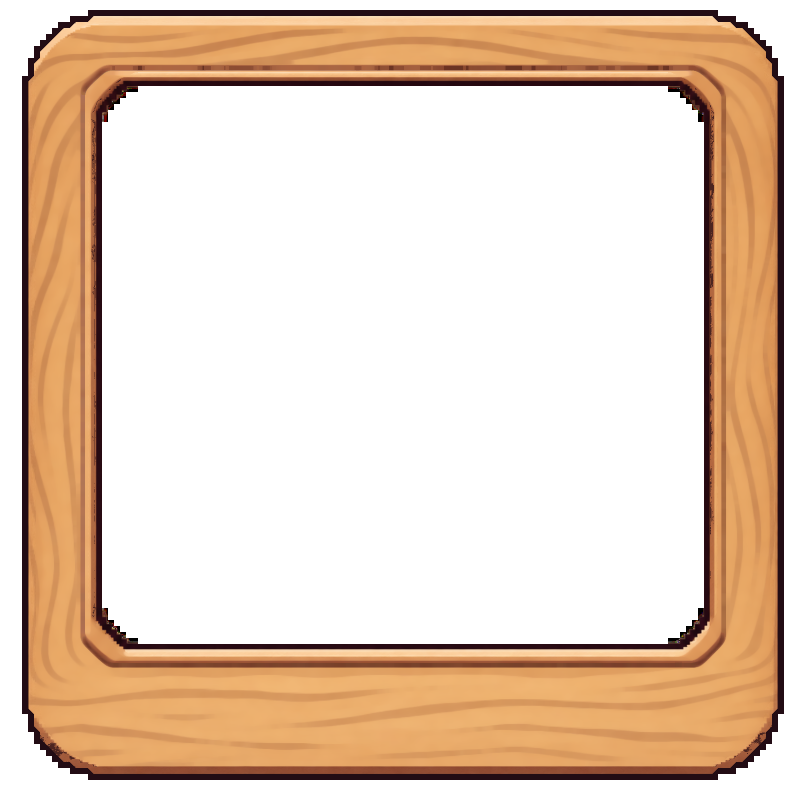
#> input picture docs/mockups/menu_frames/v3/brainstorm/wood_a.png, 1608 x 1576 px, given in place of mask_outer.png, which was not available (shown at 1/2 size)
$ python slide_wood.py
#> lines starting #> are read from the running program, lines starting #| are printed output that depends on the picture; after the words box and inside, x2 and y2 are one past the last pixel; in counts of white or black regions, pixels touching at a corner belong together
### tools/art/slide_preview.py
"""Menu slide previews exactly as the app will show them (the user, 2026-11-04): a slide study (any size,
the slide's proportions) fitted to the exact slide template on the game's pixel grid, then put in the
real menus at their in-app size and place.

  1. the fit: the study mapped piecewise (its outer edge to the template's mount, its window to the
     template's opening), so its window lands exactly on the template's; each art pixel (4 x 4 file px)
     its study block's commonest colour (its line colour where the block is mostly line); the template's
     outer shape and transparent opening applied (docs/mockups/menu_frames/v2_brief/mask_*.png)
  2. the menus: docs/mockups/menu_frames/current_{games,food,decor}_menu.png, the slide where the app
     draws it (2.19 x 2.30, nearest), the window and whatever sits on the slide (legend, dots, arrow)
     kept

Writes <out>/<name>_slide.png (402 x 394, as textures/menus/diapositive*.png) and
<out>/<name>_in_app.png (the three menus side by side, 1:1 with the phone's screen). With --hd: the
study itself at the slide's on-screen size (883 x 908, all its detail; hd()), <name>_slide_hd.png and
<name>_in_app_hd.png.

A preview only: it writes nothing into textures/. Lines thinner than one art pixel in the study come out
broken: draw them at least 1 art pixel (16 px on a 1608 x 1576 study) wide.

Run: .venv/bin/python tools/art/slide_preview.py <study.png> [<study.png> ...] --out <folder>
"""
import argparse
import os
import numpy as np
from PIL import Image
from scipy import ndimage

B = "docs/mockups/menu_frames/"
OUTER = np.array(Image.open(B + "v2_brief/mask_outer.png")) > 0
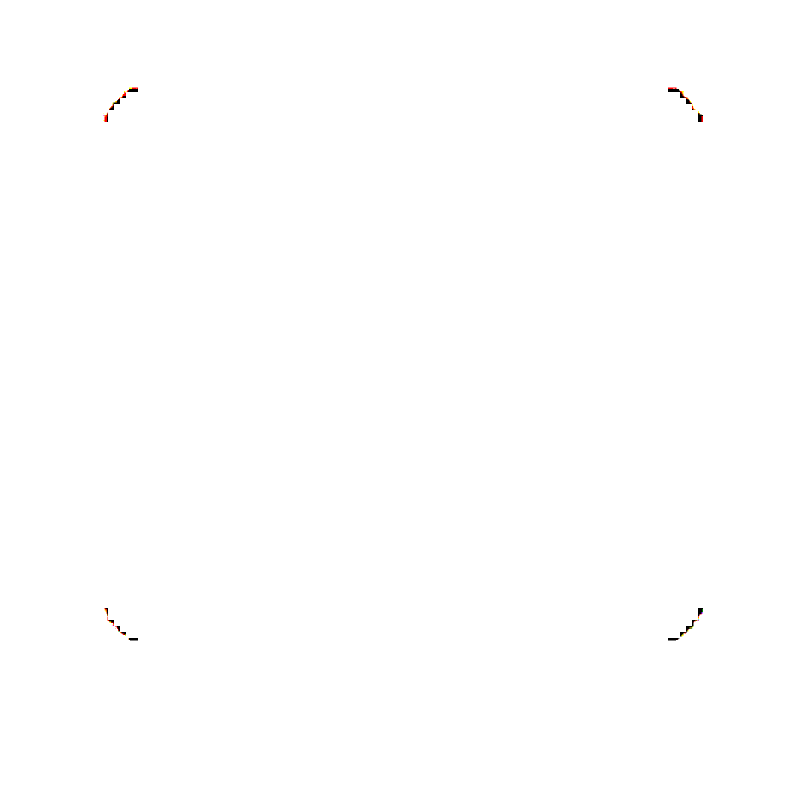
#> OUTER: shape (1576, 1608, 4) bool (shown at 1/2 size); mean R, G, B, A 0.389, 0.389, 0.389, 0.39; transparent parts drawn white
OPENING = np.array(Image.open(B + "v2_brief/mask_opening.png")) > 0
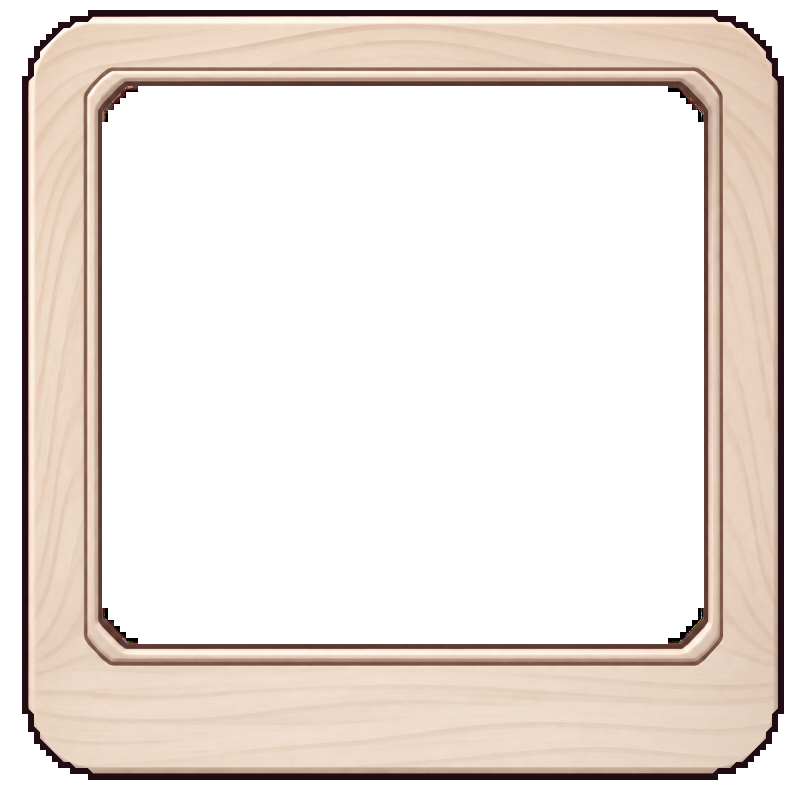
#> input picture docs/mockups/menu_frames/v4_brief/wood_b.png, 1608 x 1576 px, given in place of mask_opening.png, which was not available (shown at 1/2 size)
RING = np.array(Image.open("textures/menus/diapositive1_ring.png").convert("RGBA"))[..., 3] > 0
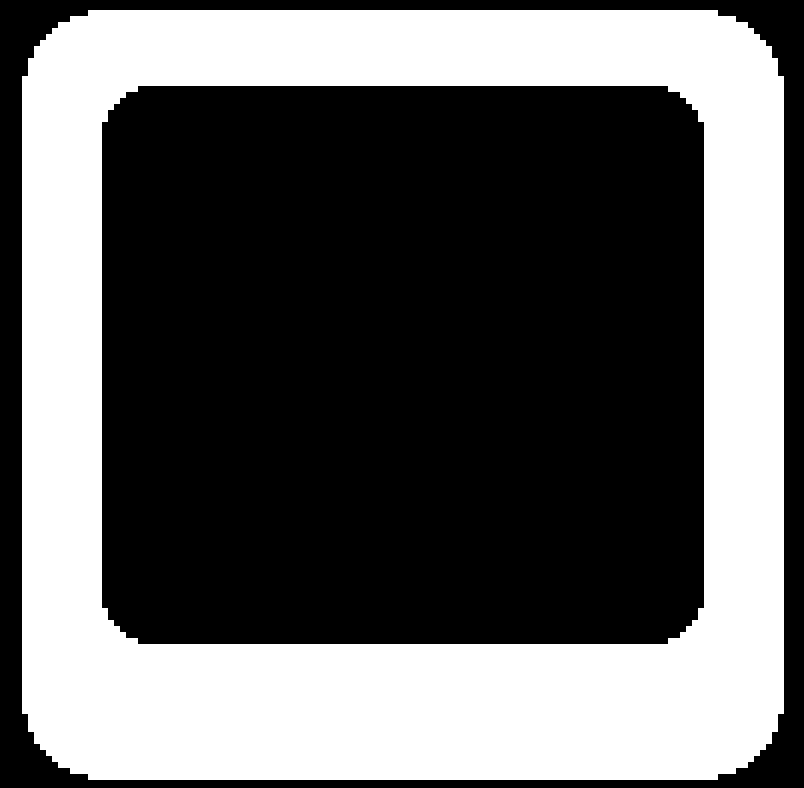
#> RING: shape (1576, 1608) bool (shown at 1/2 size); 39% white; 1 white region, box (x1, y1, x2, y2) and area: (44, 20, 1568, 1560) 987744
TX, TY = [11, 51, 352, 392], [5, 43, 322, 390]       # (the template: the mount's edges, the opening's)
#> (the run stopped early here; a loop or call above may not have finished)
